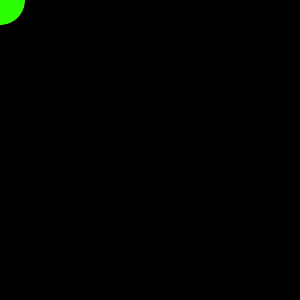
Frame 1 (no input)
Frame 60 (the mouse pressed at the canvas centre just before this capture): identical to frame 1, image omitted
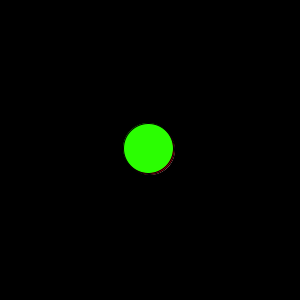
Frame 120 (the mouse held since frame 60 and released just before this capture)

The Processing sketch that drew these frames (run headless with seeded random() and noise(); from frame 60 on, the mouse is pressed at the canvas centre):

// Processing sketch: ComingWith
// ── ComingWith.pde
void setup () {
  size (300, 300);
}

float x1, y1;
float x2, y2, vx2, vy2;
float x3, y3, vx3, vy3;

void draw () {
  background(0, 0, 0);
  
  fill(255, 255, 255);
  x1 = mouseX;
  y1 = mouseY;
  ellipse(x1, y1, 50, 50);
  
  fill (254, 1, 19);
  vx2 = 0.1*(x1 - x2);
  vy2 = 0.1*(y1 - y2);
  x2 = x2 + vx2;
  y2 = y2 + vy2;
  ellipse(x2, y2, 50, 50);
  
  fill(43, 254, 2);
  vx3 = 0.1*(x2 - x3);
  vy3 = 0.1*(y2 - y3);
  x3 = x3 + vx3;
  y3 = y3 + vy3;
  ellipse(x3, y3, 50, 50);
}
